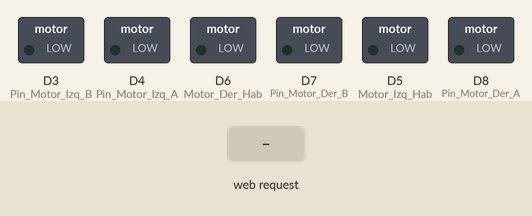
Bench run of a sketch on a simulated ESP8266 (NodeMCU). On the bench: switched loads named in the sketch (green lamp = pin HIGH). Inputs (shaded band) come from the test bench. WiFi joins after 1.5 s; servers stay silent unless stated; what the sketch prints to the serial monitor is not drawn.

Above: at 2.7 s.
2.8 s: HTTP request GET /f received
At 3.1 s:
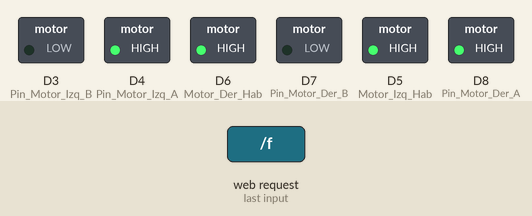
4.3 s: HTTP request GET /b received
At 5.4 s:
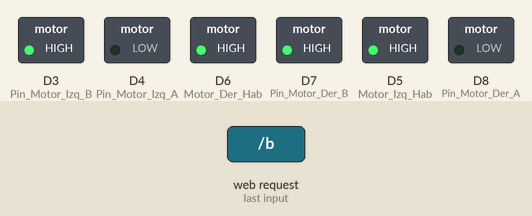
5.8 s: HTTP request GET /r received
At 6.6 s:
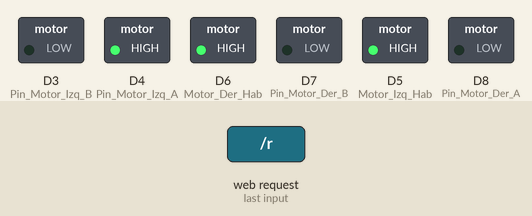
7.3 s: HTTP request GET /l received
At 7.7 s:
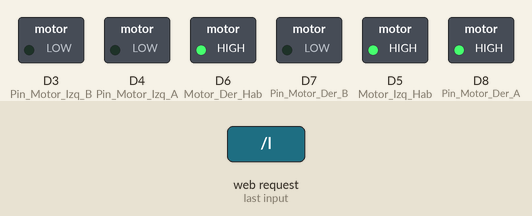
Timing chart, 0 to 9.8 s (numbered marks = the images above; inputs shaded):
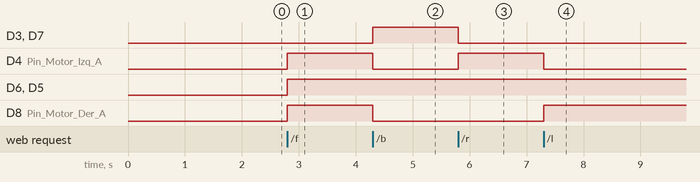

The sketch:

Codigo-robot-wifi.ino
```cpp
//Incluir librerias

#include <ESP8266WiFi.h>

//Definir puerto
  WiFiClient client;
  WiFiServer server(80);

//Configuración Wi-Fi
  const char* ssid = "SuperXEiLL";
  const char* password = "";

  #include <ESP8266WiFi.h>

//Datos recibidos de la aplicación
  String  data ="";


//Pines Motor Driver

//Pines de control

  int Pin_Motor_Der_A = D8; // Antiguo D8 - 15
  int Pin_Motor_Der_B = D7; // Antiguo D7 - 13
  int Pin_Motor_Izq_A = D4; // Antiguo D4 - 2
  int Pin_Motor_Izq_B = D3;  // Antiguo D3 - 0

//Pines habilitar motor

  int Motor_Der_Hab = D6;  // Antiguo D6 - 12
  int Motor_Izq_Hab = D5;  // Antiguo D5 - 14

  int tiempo=0;

  void setup()
  {

 Serial.begin(115200);
  connectWiFi();
//  server.begin();

// configuramos los pines como salida
  pinMode(Pin_Motor_Der_A, OUTPUT);
  pinMode(Pin_Motor_Der_B, OUTPUT);
  pinMode(Pin_Motor_Izq_A, OUTPUT);
  pinMode(Pin_Motor_Izq_B, OUTPUT);
  pinMode(Motor_Der_Hab, OUTPUT);
  pinMode(Motor_Izq_Hab, OUTPUT);

//Comenzar la comunicación con el servidor
  server.begin();
}

  void loop() {
  // put your main code here, to run repeatedly:

   // Si el servidor está disponible, usa la función "checkClient"

    client = server.available();
    if (!client) return;
    data = checkClient ();

        Serial.println(data);


     if(data =="f")Mover_Adelante();

     else if(data =="b")Mover_Retroceso();

     else if(data =="r")Girar_Derecha();

     else if(data =="l")Girar_Izquierda();

     else if(data == "s")Mover_Stop();

      }


void Mover_Adelante(void)
{
  digitalWrite (Motor_Der_Hab, HIGH);
  digitalWrite (Motor_Izq_Hab, HIGH);
  digitalWrite (Pin_Motor_Der_A, HIGH);
  digitalWrite (Pin_Motor_Der_B, LOW);
  digitalWrite (Pin_Motor_Izq_A, HIGH);
  digitalWrite (Pin_Motor_Izq_B, LOW);
}

void Mover_Retroceso(void)
{
  digitalWrite (Motor_Der_Hab, HIGH);
  digitalWrite (Motor_Izq_Hab, HIGH);
  digitalWrite (Pin_Motor_Der_A,LOW );
  digitalWrite (Pin_Motor_Der_B,HIGH );
  digitalWrite (Pin_Motor_Izq_A,LOW );
  digitalWrite (Pin_Motor_Izq_B,HIGH );
}


void Girar_Derecha(void)
{
  digitalWrite (Motor_Der_Hab, HIGH);
  digitalWrite (Motor_Izq_Hab, HIGH);
  digitalWrite (Pin_Motor_Der_A, LOW);
  digitalWrite (Pin_Motor_Der_B, LOW);
  digitalWrite (Pin_Motor_Izq_A, HIGH);
  digitalWrite (Pin_Motor_Izq_B, LOW);
}

void Girar_Izquierda(void)
{
  digitalWrite (Motor_Der_Hab, HIGH);
  digitalWrite (Motor_Izq_Hab, HIGH);
  digitalWrite (Pin_Motor_Der_A, HIGH);
  digitalWrite (Pin_Motor_Der_B, LOW);
  digitalWrite (Pin_Motor_Izq_A, LOW);
  digitalWrite (Pin_Motor_Izq_B, LOW);
}

void Mover_Stop(void)
{
  digitalWrite (Motor_Der_Hab, LOW);
  digitalWrite (Motor_Izq_Hab, LOW);
  digitalWrite (Pin_Motor_Der_A, LOW);
  digitalWrite (Pin_Motor_Der_B, LOW);
  digitalWrite (Pin_Motor_Izq_A, LOW);
  digitalWrite (Pin_Motor_Izq_B, LOW);
}


//Recibit datos de la aplicación

  String checkClient (void)
  {
    while(!client.available()) delay(1);
    String request = client.readStringUntil('\r');
    request.remove(0, 5);
    request.remove(request.length()-9,9);
    return request;
  }

  void connectWiFi()
  {
    Serial.println("Connecting to WIFI");
    WiFi.begin(ssid, password);
    while ((!(WiFi.status() == WL_CONNECTED)))
    {
      delay(300);
      Serial.print("..");
    }
    Serial.println("");
    Serial.println("WiFi connected");
    Serial.println("NodeMCU Local IP is : ");
    Serial.print((WiFi.localIP()));
  }
```

Diagrama-robot-bluetooth.ino
```cpp

```

Measured:
- after the input at 2.8 s, D4 (Pin_Motor_Izq_A), D6 (Motor_Der_Hab), D5 (Motor_Izq_Hab), D8 (Pin_Motor_Der_A): LOW → HIGH at once
- after the input at 4.3 s, D3 (Pin_Motor_Izq_B), D7 (Pin_Motor_Der_B): LOW → HIGH at once; D4 (Pin_Motor_Izq_A), D8 (Pin_Motor_Der_A): HIGH → LOW at once
- after the input at 5.8 s, D3 (Pin_Motor_Izq_B), D7 (Pin_Motor_Der_B): HIGH → LOW at once; D4 (Pin_Motor_Izq_A): LOW → HIGH at once
- after the input at 7.3 s, D4 (Pin_Motor_Izq_A): HIGH → LOW at once; D8 (Pin_Motor_Der_A): LOW → HIGH at once
